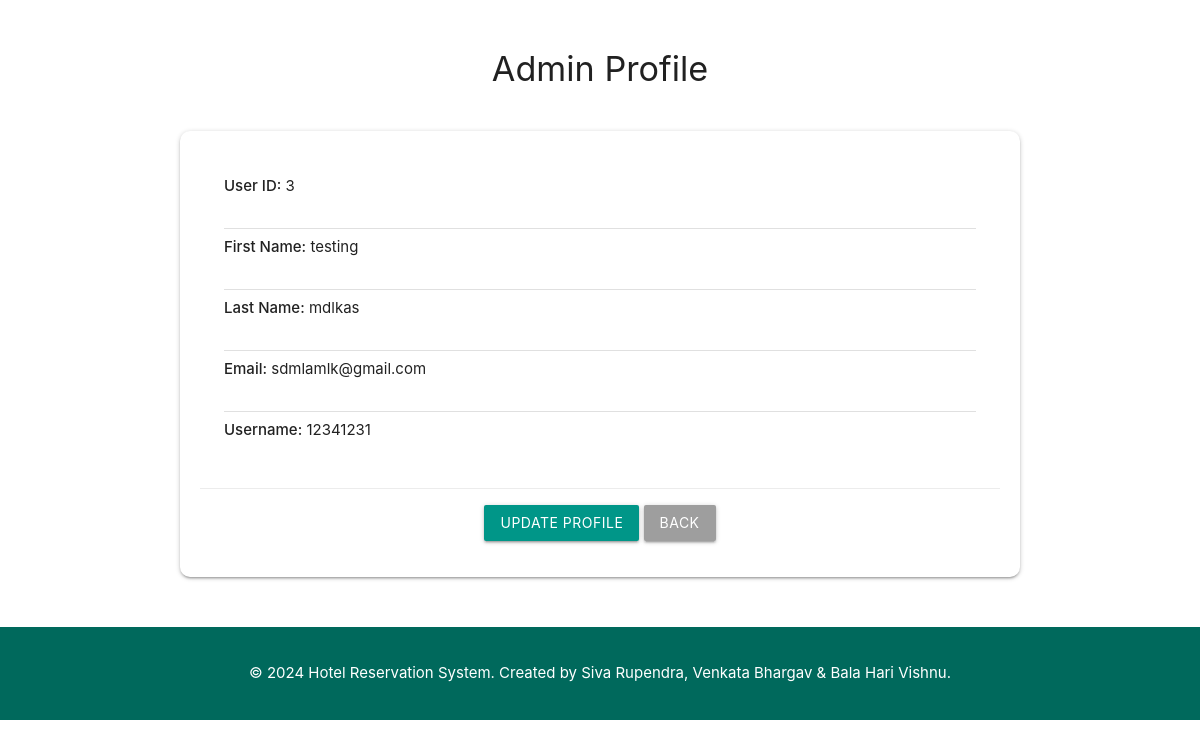
The page /hotel/admin/profile/ (signed in) on the database its author committed.
### hotel_app/models.py (models this page shows, shortened)
class Customer(AbstractUser):
    first_name = models.CharField(max_length=60, null=True)  # Customer's first name
    last_name = models.CharField(max_length=30, null=True)  # Customer's last name
    email = models.CharField(max_length=100, null=True)  # Customer's email address
    mobile_number = models.CharField(max_length=12, null=True)  # Customer's contact room_num
    address1 = models.CharField(max_length=255, blank=True)  # Street address, e.g., "123 Main St"
    apt_number = models.CharField(max_length=10, blank=True, null=True)  # Apartment or unit number
    city = models.CharField(max_length=100, blank=True)  # City of residence
    state = models.CharField(max_length=50, blank=True)  # State of residence
    zip_code = models.CharField(max_length=10, blank=True)  # ZIP or postal code
    created_at = models.DateTimeField(default=timezone.now)  # Date and time when the profile was created
    updated_at = models.DateTimeField(auto_now=True)  # Date and time when the profile was last modified

### hotel_app/views.py (the view)
# urls.py: path('hotel/admin/profile/', show_admin_profile, name='admin_profile'),  # View admin profile
def show_admin_profile(request):
    if request.user.is_active:
        print("activa customer")
    else:
        print("no active customer")
    return render(request, 'admin_profile.html')

### hotel_app/templates/admin_profile.html (shortened to what this page needs)
<!DOCTYPE html>
<html lang="en">
<head>
    <link rel="stylesheet" href="https://cdnjs.cloudflare.com/ajax/libs/materialize/1.0.0/css/materialize.min.css">
    <link rel="stylesheet" href="https://cdnjs.cloudflare.com/ajax/libs/font-awesome/6.2.0/css/all.min.css">
</head>
<body>
<div class="container">
    <h4 class="center-align">Admin Profile</h4>
    <br>
    <div class="card profile-card">
        <div class="card-content">
            <p><strong>User ID:</strong> {{ request.user.pk }}</p>
            <br>
            <hr>
            <p><strong>First Name:</strong> {{ request.user.first_name }}</p>
            <br>
            <hr>
            <p><strong>Last Name:</strong> {{ request.user.last_name }}</p>
            <br>
            <hr>
            <p><strong>Email:</strong> {{ request.user.email }}</p>
            <br>
            <hr>
            <p><strong>Username:</strong> {{ request.user.username }}</p>
            <br>
        </div>
        <div class="card-action center-align">
            {% if request.user.is_staff %}
                <a href="/hotel/admin/update_profile/" class="btn waves-effect waves-light teal">Update Profile</a>
                <a href="/hotel/admin/home/" class="btn waves-effect waves-light grey">Back</a>
            {% else %}
                <a href="/hotel/customer/home/" class="btn waves-effect waves-light grey">Take Me Back</a>
            {% endif %}
        </div>
    </div>
</div>
<div class="footer">
    <p>&copy; 2024 Hotel Reservation System. Created by Siva Rupendra, Venkata Bhargav & Bala Hari Vishnu.</p>
</div>
</body>
</html>

### hotel_app/templates/admin_profile.html (style rules this page uses)
.container { margin-top: 50px; }
.profile-card { padding: 20px; border-radius: 10px; }
hr { border: 0; border-top: 1px solid #e0e0e0; }
.footer { background-color: #00695c; color: white; padding: 20px 0; text-align: center; margin-top: 50px; }

### rows shown on the page
Customer: user.pk "3", user.first_name "testing", user.last_name "mdlkas", user.email "sdmlamlk@gmail.com", user.username "12341231"
